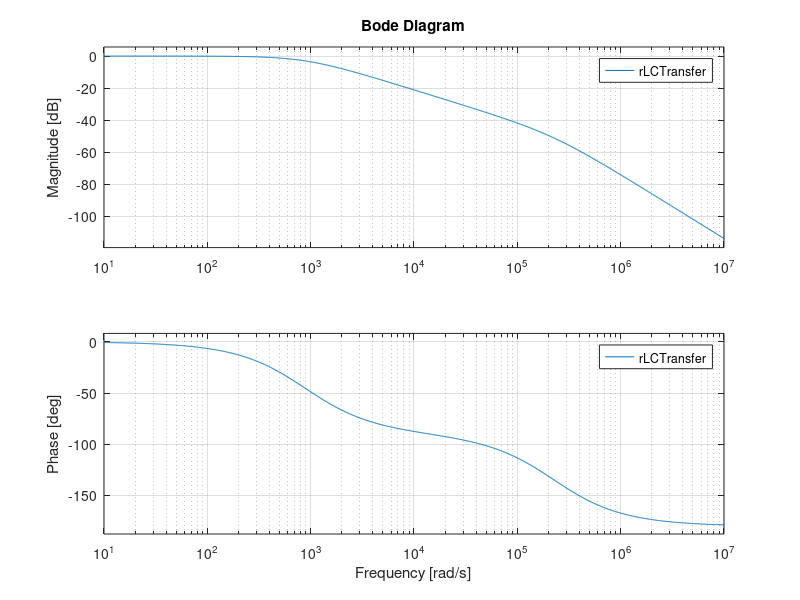

Write MATLAB code to recreate this figure.
L=2.5e-3
C=2e-6
R=2.2

% LC Network Transfer
lCTransfer = tf([1], [L*C 0 1])

% RLC Network Transfer
rLCTransfer = tf([1], [L*C L/R 1])

% bode(lCTransfer)
grid on

 bode(rLCTransfer)
grid on